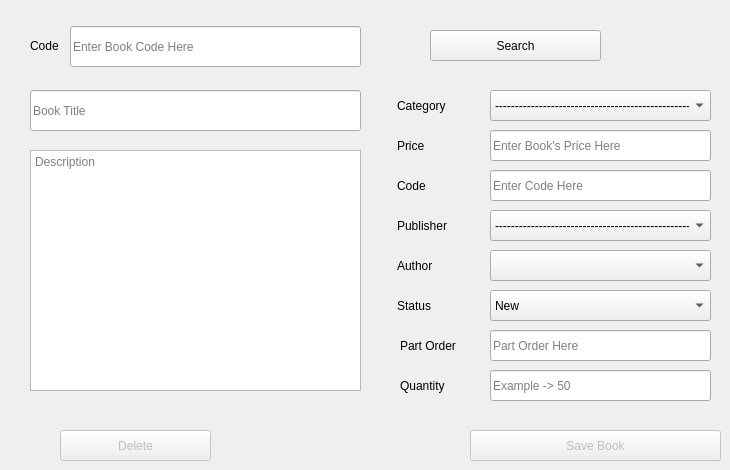
      <widget class="QWidget" name="tab_17">
       <attribute name="title">
        <string>Edit or Delete Book</string>
       </attribute>
       <widget class="QPushButton" name="pushButton_14">
        <property name="enabled">
         <bool>true</bool>
        </property>
        <property name="geometry">
         <rect>
          <x>430</x>
          <y>30</y>
          <width>171</width>
          <height>31</height>
         </rect>
        </property>
        <property name="text">
         <string>Search</string>
        </property>
       </widget>
       <widget class="QPushButton" name="pushButton_15">
        <property name="enabled">
         <bool>false</bool>
        </property>
        <property name="geometry">
         <rect>
          <x>470</x>
          <y>430</y>
          <width>251</width>
          <height>31</height>
         </rect>
        </property>
        <property name="text">
         <string>Save Book</string>
        </property>
       </widget>
       <widget class="QPushButton" name="pushButton_16">
        <property name="enabled">
         <bool>false</bool>
        </property>
        <property name="geometry">
         <rect>
          <x>60</x>
          <y>430</y>
          <width>151</width>
          <height>31</height>
         </rect>
        </property>
        <property name="text">
         <string>Delete</string>
        </property>
       </widget>
       <widget class="QLabel" name="label_9">
        <property name="geometry">
         <rect>
          <x>397</x>
          <y>210</y>
          <width>71</width>
          <height>31</height>
         </rect>
        </property>
        <property name="text">
         <string>Publisher</string>
        </property>
       </widget>
       <widget class="QLabel" name="label_10">
        <property name="geometry">
         <rect>
          <x>397</x>
          <y>290</y>
          <width>71</width>
          <height>31</height>
         </rect>
        </property>
        <property name="text">
         <string>Status</string>
        </property>
       </widget>
       <widget class="QLabel" name="label_11">
        <property name="geometry">
         <rect>
          <x>397</x>
          <y>130</y>
          <width>71</width>
          <height>31</height>
         </rect>
        </property>
        <property name="text">
         <string>Price</string>
        </property>
       </widget>
       <widget class="QLabel" name="label_12">
        <property name="geometry">
         <rect>
          <x>397</x>
          <y>250</y>
          <width>71</width>
          <height>31</height>
         </rect>
        </property>
        <property name="text">
         <string>Author</string>
        </property>
       </widget>
       <widget class="QLabel" name="label_13">
        <property name="geometry">
         <rect>
          <x>397</x>
          <y>90</y>
          <width>71</width>
          <height>31</height>
         </rect>
        </property>
        <property name="text">
         <string>Category</string>
        </property>
       </widget>
       <widget class="QComboBox" name="comboBox_10">
        <property name="geometry">
         <rect>
          <x>490</x>
          <y>250</y>
          <width>221</width>
          <height>31</height>
         </rect>
        </property>
       </widget>
       <widget class="QLabel" name="label_14">
        <property name="geometry">
         <rect>
          <x>400</x>
          <y>330</y>
          <width>81</width>
          <height>31</height>
         </rect>
        </property>
        <property name="text">
         <string>Part Order</string>
        </property>
       </widget>
       <widget class="QComboBox" name="comboBox_12">
        <property name="geometry">
         <rect>
          <x>490</x>
          <y>290</y>
          <width>221</width>
          <height>31</height>
         </rect>
        </property>
        <item>
         <property name="text">
          <string>New</string>
         </property>
        </item>
        <item>
         <property name="text">
          <string>Used</string>
         </property>
        </item>
        <item>
         <property name="text">
          <string>Damaged</string>
         </property>
        </item>
       </widget>
       <widget class="QComboBox" name="comboBox_5">
        <property name="geometry">
         <rect>
          <x>490</x>
          <y>90</y>
          <width>221</width>
          <height>31</height>
         </rect>
        </property>
        <property name="currentText">
         <string>--------------------------------------------------</string>
        </property>
        <item>
         <property name="text">
          <string>--------------------------------------------------</string>
         </property>
        </item>
       </widget>
       <widget class="QLabel" name="label_15">
        <property name="geometry">
         <rect>
          <x>397</x>
          <y>170</y>
          <width>71</width>
          <height>31</height>
         </rect>
        </property>
        <property name="text">
         <string>Code</string>
        </property>
       </widget>
       <widget class="QComboBox" name="comboBox_13">
        <property name="geometry">
         <rect>
          <x>490</x>
          <y>210</y>
          <width>221</width>
          <height>31</height>
         </rect>
        </property>
        <property name="currentText">
         <string>--------------------------------------------------</string>
        </property>
        <item>
         <property name="text">
          <string>--------------------------------------------------</string>
         </property>
        </item>
       </widget>
       <widget class="QLabel" name="label_16">
        <property name="geometry">
         <rect>
          <x>30</x>
          <y>30</y>
          <width>58</width>
          <height>31</height>
         </rect>
        </property>
        <property name="text">
         <string>Code</string>
        </property>
       </widget>
       <widget class="QLineEdit" name="lineEdit_8">
        <property name="geometry">
         <rect>
          <x>70</x>
          <y>26</y>
          <width>291</width>
          <height>41</height>
         </rect>
        </property>
        <property name="placeholderText">
         <string>Enter Book Code Here</string>
        </property>
       </widget>
       <widget class="QLineEdit" name="lineEdit_9">
        <property name="geometry">
         <rect>
          <x>30</x>
          <y>90</y>
          <width>331</width>
          <height>41</height>
         </rect>
        </property>
        <property name="placeholderText">
         <string>Book Title</string>
        </property>
       </widget>
       <widget class="QLineEdit" name="lineEdit_12">
        <property name="geometry">
         <rect>
          <x>490</x>
          <y>170</y>
          <width>221</width>
          <height>31</height>
         </rect>
        </property>
        <property name="placeholderText">
         <string>Enter Code Here</string>
        </property>
       </widget>
       <widget class="QLineEdit" name="lineEdit_48">
        <property name="geometry">
         <rect>
          <x>490</x>
          <y>130</y>
          <width>221</width>
          <height>31</height>
         </rect>
        </property>
        <property name="placeholderText">
         <string>Enter Book's Price Here</string>
        </property>
       </widget>
       <widget class="QTextEdit" name="textEdit_3">
        <property name="geometry">
         <rect>
          <x>30</x>
          <y>150</y>
          <width>331</width>
          <height>241</height>
         </rect>
        </property>
        <property name="placeholderText">
         <string>Description</string>
        </property>
       </widget>
       <widget class="QLineEdit" name="lineEdit_51">
        <property name="geometry">
         <rect>
          <x>490</x>
          <y>330</y>
          <width>221</width>
          <height>31</height>
         </rect>
        </property>
        <property name="placeholderText">
         <string>Part Order Here</string>
        </property>
       </widget>
       <widget class="QLineEdit" name="lineEdit_55">
        <property name="geometry">
         <rect>
          <x>490</x>
          <y>370</y>
          <width>221</width>
          <height>31</height>
         </rect>
        </property>
        <property name="placeholderText">
         <string>Example -&gt; 50</string>
        </property>
       </widget>
       <widget class="QLabel" name="label_18">
        <property name="geometry">
         <rect>
          <x>400</x>
          <y>370</y>
          <width>81</width>
          <height>31</height>
         </rect>
        </property>
        <property name="text">
         <string>Quantity</string>
        </property>
       </widget>
      </widget>
